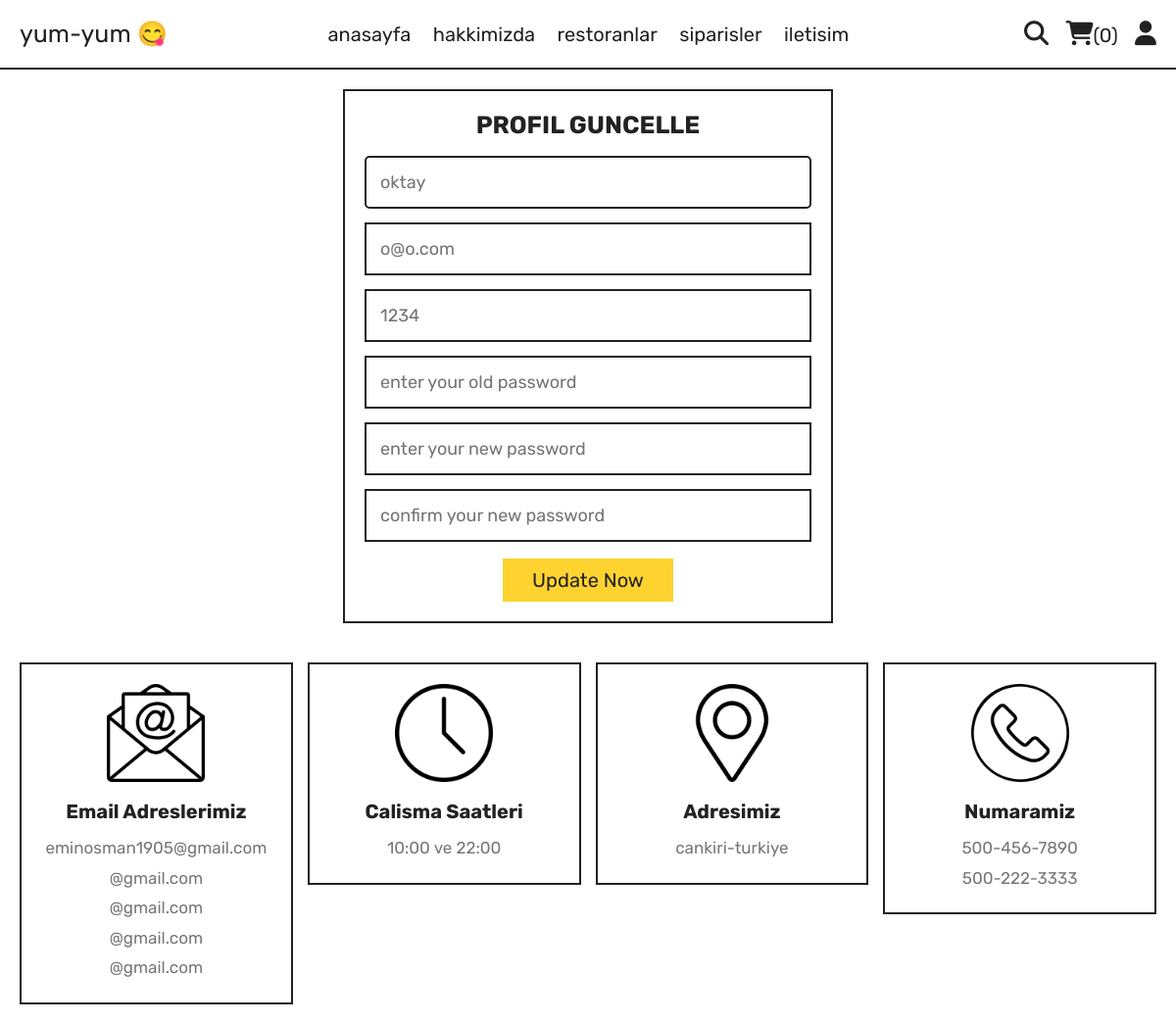
Screenshot of /update_profile.php (signed in) with the database file from the repository.
### tables this page shows
CREATE TABLE `users` (
  `id` int NOT NULL,
  `name` varchar(20) NOT NULL,
  `email` varchar(50) NOT NULL,
  `number` varchar(10) NOT NULL,
  `password` varchar(50) NOT NULL,
  `address` varchar(500) DEFAULT NULL
);

### update_profile.php (the view, shortened to what this page needs)
<?php
include 'components/connect.php';
?>
<!DOCTYPE html>
<html lang="en">
<head>
   <link rel="stylesheet" href="https://cdnjs.cloudflare.com/ajax/libs/font-awesome/6.1.1/css/all.min.css">
   <link rel="stylesheet" href="css/style.css">
</head>
<body>
<?php include 'components/user_header.php'; ?>
<section class="form-container update-form">
   <form action="" method="post">
      <h3>profil guncelle</h3>
      <input type="text" name="name" placeholder="<?= $fetch_profile['name']; ?>" class="box" maxlength="50">
      <input type="email" name="email" placeholder="<?= $fetch_profile['email']; ?>" class="box" maxlength="50" oninput="this.value = this.value.replace(/\s/g, '')">
      <input type="number" name="number" placeholder="<?= $fetch_profile['number']; ?>"" class="box" min="0" max="9999999999" maxlength="10">
      <input type="password" name="old_pass" placeholder="enter your old password" class="box" maxlength="50" oninput="this.value = this.value.replace(/\s/g, '')">
      <input type="password" name="new_pass" placeholder="enter your new password" class="box" maxlength="50" oninput="this.value = this.value.replace(/\s/g, '')">
      <input type="password" name="confirm_pass" placeholder="confirm your new password" class="box" maxlength="50" oninput="this.value = this.value.replace(/\s/g, '')">
      <input type="submit" value="update now" name="submit" class="btn">
   </form>
</section>
<?php include 'components/footer.php'; ?>
</body>
</html>

### css/style.css (style rules this page uses)
:root { --yellow:#fed330; --red:#e74c3c; --white:#fff; --black:#222; --light-color:#777; --border:.2rem solid var(--black); }
* { font-family: 'Rubik', sans-serif; margin:0; padding:0; box-sizing: border-box; outline: none; border: none; text-decoration: none; }
html { font-size: 62.5%; overflow-x: hidden; scroll-behavior: smooth; stop-opacity: 7rem; }
section { margin:0 auto; max-width: 1200px; padding:2rem; }
.btn, .delete-btn { margin-top: 1rem; display: inline-block; font-size: 2rem; padding:1rem 3rem; cursor: pointer; text-transform: capitalize; transition: .2s linear; }
.btn { background-color: var(--yellow); color:var(--black); }
.form-container form { border:var(--border); margin:0 auto; max-width: 50rem; padding:2rem; text-align: center; }
.form-container form h3 { font-size: 2.5rem; color:var(--black); text-transform: uppercase; margin-bottom: 1rem; }
.form-container form .box { margin:.7rem 0; width: 100%; border:var(--border); padding:1.4rem; font-size: 1.8rem; color:var(--black); }
input[type="text"] { flex: 1; padding: 10px; border: 1px solid #ccc; border-radius: 5px; margin-right: 10px; font-size: 14px; }

### rows the page displays
users: name "oktay", email "o@o.com", number "1234"

### other values shown
$total_cart_items "0"
